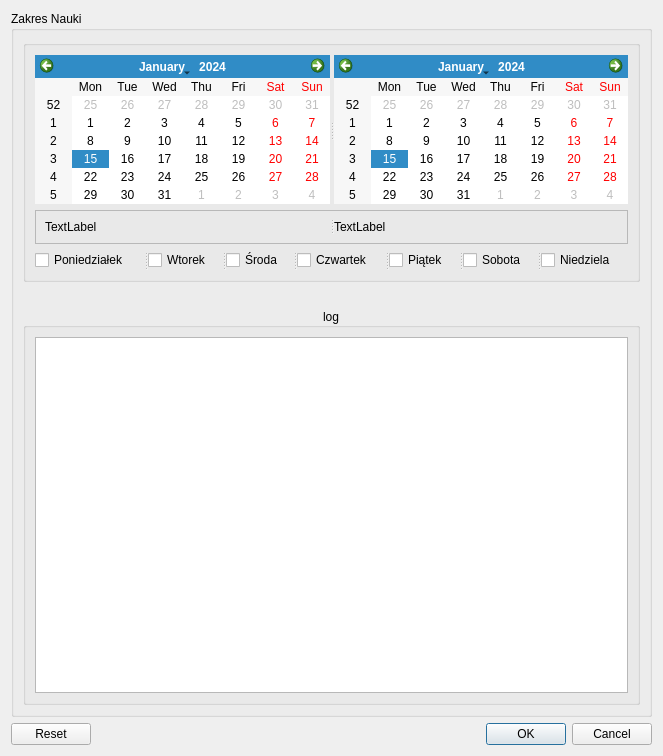
<?xml version="1.0" encoding="UTF-8"?>
<ui version="4.0">
 <class>Dialog</class>
 <widget class="QDialog" name="Dialog">
  <property name="geometry">
   <rect>
    <x>0</x>
    <y>0</y>
    <width>663</width>
    <height>756</height>
   </rect>
  </property>
  <property name="windowTitle">
   <string>Dialog</string>
  </property>
  <layout class="QGridLayout" name="gridLayout_3">
   <item row="1" column="1">
    <widget class="QDialogButtonBox" name="menuOptions">
     <property name="standardButtons">
      <set>QDialogButtonBox::Cancel|QDialogButtonBox::Ok|QDialogButtonBox::Reset</set>
     </property>
     <property name="centerButtons">
      <bool>false</bool>
     </property>
    </widget>
   </item>
   <item row="0" column="0">
    <layout class="QGridLayout" name="gridLayout_2"/>
   </item>
   <item row="0" column="1">
    <widget class="QGroupBox" name="groupBox">
     <property name="title">
      <string>Zakres Nauki</string>
     </property>
     <layout class="QVBoxLayout" name="verticalLayout_2">
      <item>
       <widget class="QGroupBox" name="groupBox_3">
        <property name="title">
         <string/>
        </property>
        <layout class="QVBoxLayout" name="verticalLayout">
         <item>
          <widget class="QSplitter" name="splitter">
           <property name="orientation">
            <enum>Qt::Horizontal</enum>
           </property>
           <widget class="QCalendarWidget" name="dateFrom"/>
           <widget class="QCalendarWidget" name="dateTo"/>
          </widget>
         </item>
         <item>
          <widget class="QFrame" name="frame">
           <property name="layoutDirection">
            <enum>Qt::LeftToRight</enum>
           </property>
           <property name="frameShape">
            <enum>QFrame::StyledPanel</enum>
           </property>
           <property name="frameShadow">
            <enum>QFrame::Raised</enum>
           </property>
           <layout class="QGridLayout" name="gridLayout">
            <item row="0" column="0">
             <widget class="QSplitter" name="splitter_3">
              <property name="orientation">
               <enum>Qt::Horizontal</enum>
              </property>
              <widget class="QLabel" name="dateFromLabel">
               <property name="text">
                <string>TextLabel</string>
               </property>
              </widget>
              <widget class="QLabel" name="dateToLabel">
               <property name="text">
                <string>TextLabel</string>
               </property>
              </widget>
             </widget>
            </item>
           </layout>
          </widget>
         </item>
         <item>
          <widget class="QSplitter" name="splitter_2">
           <property name="orientation">
            <enum>Qt::Horizontal</enum>
           </property>
           <widget class="QCheckBox" name="checkBox">
            <property name="text">
             <string>Poniedziałek</string>
            </property>
           </widget>
           <widget class="QCheckBox" name="checkBox_2">
            <property name="text">
             <string>Wtorek</string>
            </property>
           </widget>
           <widget class="QCheckBox" name="checkBox_3">
            <property name="text">
             <string>Środa</string>
            </property>
           </widget>
           <widget class="QCheckBox" name="checkBox_4">
            <property name="text">
             <string>Czwartek</string>
            </property>
           </widget>
           <widget class="QCheckBox" name="checkBox_5">
            <property name="text">
             <string>Piątek</string>
            </property>
           </widget>
           <widget class="QCheckBox" name="checkBox_6">
            <property name="text">
             <string>Sobota</string>
            </property>
           </widget>
           <widget class="QCheckBox" name="checkBox_7">
            <property name="enabled">
             <bool>true</bool>
            </property>
            <property name="autoFillBackground">
             <bool>false</bool>
            </property>
            <property name="text">
             <string>Niedziela</string>
            </property>
            <property name="tristate">
             <bool>false</bool>
            </property>
           </widget>
          </widget>
         </item>
        </layout>
       </widget>
      </item>
      <item>
       <spacer name="verticalSpacer">
        <property name="orientation">
         <enum>Qt::Vertical</enum>
        </property>
        <property name="sizeType">
         <enum>QSizePolicy::Minimum</enum>
        </property>
        <property name="sizeHint" stdset="0">
         <size>
          <width>20</width>
          <height>20</height>
         </size>
        </property>
       </spacer>
      </item>
      <item>
       <widget class="QGroupBox" name="groupBox_2">
        <property name="title">
         <string>log</string>
        </property>
        <property name="alignment">
         <set>Qt::AlignCenter</set>
        </property>
        <layout class="QHBoxLayout" name="horizontalLayout">
         <item>
          <widget class="QPlainTextEdit" name="logOutput">
           <property name="sizeAdjustPolicy">
            <enum>QAbstractScrollArea::AdjustIgnored</enum>
           </property>
          </widget>
         </item>
        </layout>
       </widget>
      </item>
     </layout>
    </widget>
   </item>
  </layout>
 </widget>
 <resources/>
 <connections/>
</ui>
